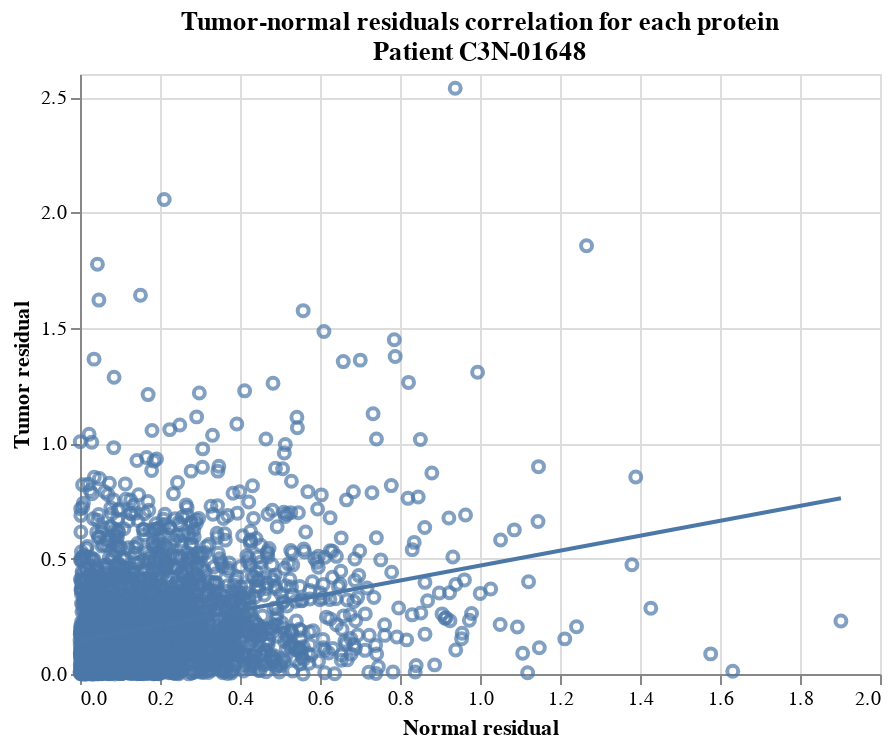

The code cell stored with this chart in its notebook:
### Code cell
def patient_residuals_corr_plot(res):
    """For a particular cancer type, find the correlation coefficient of tumor
    residual to normal residual for each patient in the cancer type.
    
    Parameters:
    res (pandas.DataFrame): The residuals table for the cancer type
    
    Returns:
    pandas.DataFrame: A table containing the correlation coefficient of tumor 
        residual to normal residual for each patient in the cancer type
    """
    
    # Just get the columns we need
    res = res[["Patient_ID", "Gene", "Tissue", "orth_resid"]]
    
    # Make tumor and normal residuals separate columns
    res = res.pivot_table(
        index=["Patient_ID", "Gene"],
        columns="Tissue",
        values="orth_resid",
        aggfunc=np.mean, # To handle duplicates--temp until we get Database_ID
    ).reset_index(drop=False)
    
    res.columns.name = None
    res = res[res["Patient_ID"] == "C3N-01648"]
    
    
    scatter = alt.Chart(res).mark_point().encode(
        x=alt.X(
            "Normal",
            title="Normal residual"
        ),
        y=alt.Y(
            "Tumor",
            title="Tumor residual"
        ),
    )
    
    chart = (scatter + scatter.transform_regression('Normal', 'Tumor').mark_line()).properties(
        title=["Tumor-normal residuals correlation for each protein", "Patient C3N-01648"]
    )
    
    return chart
    
patient_residuals_corr_plot(residuals["ccrcc"])

### Figure 1 — Vega-Lite specification as saved in the notebook (floating-point values rounded to 4 significant figures; data arrays with more than 128 entries replaced by an {"elided": "..."} marker saying what was removed)
{"config": {"view": {"continuousWidth": 400, "continuousHeight": 300}}, "layer": [{"mark": "point", "encoding": {"x": {"type": "quantitative", "field": "Normal", "title": "Normal residual"}, "y": {"type": "quantitative", "field": "Tumor", "title": "Tumor residual"}}}, {"mark": "line", "encoding": {"x": {"type": "quantitative", "field": "Normal", "title": "Normal residual"}, "y": {"type": "quantitative", "field": "Tumor", "title": "Tumor residual"}}, "transform": [{"on": "Normal", "regression": "Tumor"}]}], "data": {"name": "data-bc6d3f511bdadc0f89e24d0c5fb8b884"}, "title": ["Tumor-normal residuals correlation for each protein", "Patient C3N-01648"], "$schema": "https://vega.github.io/schema/vega-lite/v4.8.1.json", "datasets": {"data-bc6d3f511bdadc0f89e24d0c5fb8b884": {"elided": "3150 records"}}}
